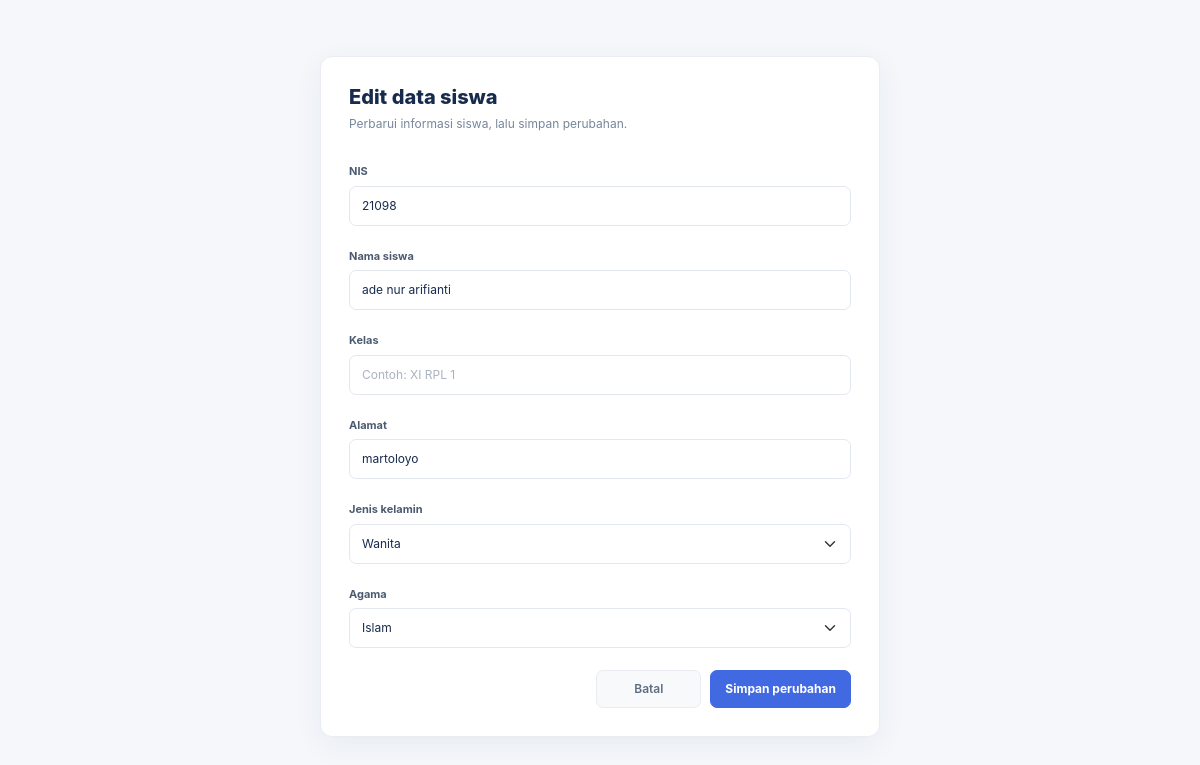
The app's page /form-edit.php?id=21098 with its own data.
### tables this page shows
CREATE TABLE `siswa` (
  `nis` int(11) NOT NULL,
  `nama` varchar(25) NOT NULL,
  `kelas` varchar(30) NOT NULL DEFAULT '',
  `alamat` varchar(25) NOT NULL,
  `jenis_kelamin` varchar(10) NOT NULL,
  `agama` varchar(25) NOT NULL
);

### form-edit.php (the view, shortened to what this page needs)
<?php
include "koneksi.php";
$nis = request_string($_GET, "id");
$statement = mysqli_prepare($koneksi, "SELECT nis, nama, kelas, alamat, jenis_kelamin, agama FROM siswa WHERE nis = ?");
mysqli_stmt_bind_param($statement, "s", $nis);
if (!mysqli_stmt_execute($statement)) {
    http_response_code(500);
    $errorTitle = "Data siswa gagal dimuat";
    $errorMessage = "Terjadi kesalahan saat membaca data siswa.";
    $errorDetail = mysqli_stmt_error($statement);
    $errorBackUrl = "index.php?page=data";
    include "page-error.php";
    exit;
}
$studentNis = $studentName = $studentClass = $studentAddress = $gender = $religion = null;
mysqli_stmt_bind_result($statement, $studentNis, $studentName, $studentClass, $studentAddress, $gender, $religion);
$data = array(
    "nis" => $studentNis,
    "nama" => $studentName,
    "kelas" => $studentClass,
    "alamat" => $studentAddress,
    "jenis_kelamin" => $gender,
    "agama" => $religion,
);
?>
<!DOCTYPE html>
<html lang="id">
<head>
    <link rel="stylesheet" href="assets/css/bootstrap.min.css">
    <link rel="stylesheet" href="style.css">
</head>
<body>
    <main class="edit-page">
        <section class="edit-card">
            <h1>Edit data siswa</h1>
            <p class="edit-subtitle">Perbarui informasi siswa, lalu simpan perubahan.</p>
            <form action="proses-edit.php" method="post">
                <div class="mb-3">
                    <label class="form-label" for="nis">NIS</label>
                    <input id="nis" type="text" class="form-control" name="nis" value="<?= htmlspecialchars($data['nis'], ENT_QUOTES, 'UTF-8') ?>" required>
                </div>
                <div class="mb-3">
                    <label class="form-label" for="nama">Nama siswa</label>
                    <input id="nama" type="text" class="form-control" name="nama" value="<?= htmlspecialchars($data['nama'], ENT_QUOTES, 'UTF-8') ?>" required>
                </div>
                <div class="mb-3">
                    <label class="form-label" for="kelas">Kelas</label>
                    <input id="kelas" type="text" class="form-control" name="kelas" maxlength="30" value="<?= htmlspecialchars($data['kelas'], ENT_QUOTES, 'UTF-8') ?>" placeholder="Contoh: XI RPL 1" required>
                </div>
                <div class="mb-3">
                    <label class="form-label" for="alamat">Alamat</label>
                    <input id="alamat" type="text" class="form-control" name="alamat" value="<?= htmlspecialchars($data['alamat'], ENT_QUOTES, 'UTF-8') ?>" required>
                </div>
                <div class="mb-3">
                    <label class="form-label" for="jenis_kelamin">Jenis kelamin</label>
                    <select id="jenis_kelamin" class="form-select" name="jenis_kelamin" required>
                        <option value="wanita" <?= $data['jenis_kelamin'] === 'wanita' ? 'selected' : '' ?>>Wanita</option>
                    </select>
                </div>
                <div class="mb-3">
                    <label class="form-label" for="agama">Agama</label>
                    <select id="agama" class="form-select" name="agama" required>
                        <option value="islam" <?= $data['agama'] === 'islam' ? 'selected' : '' ?>>Islam</option>
                    </select>
                </div>
                <div class="edit-actions">
                    <a href="index.php?page=data" class="btn btn-light">Batal</a>
                    <button type="submit" class="btn btn-primary" name="simpan" value="simpan">Simpan perubahan</button>
                </div>
            </form>
        </section>
    </main>
</body>
</html>

### style.css (style rules this page uses)
:root { --ink: #172b4d; --muted: #78869a; --line: #e9edf3; --canvas: #f5f7fb; --blue: #4169e1; --blue-dark: #3156c8; --sidebar: #172b4d; --font-sans: Inter, "Segoe UI Variable", "Segoe UI", Arial, sans-serif; }
* { box-sizing: border-box; }
body { margin: 0; background: var(--canvas); color: var(--ink); font-family: var(--font-sans); }
.form-panel .form-label, .edit-card .form-label { margin-bottom: 6px; color: #4b5a70; font-size: 11px; font-weight: 700; }
.form-control, .form-select { min-height: 40px; border-color: #e3e8f0; border-radius: 7px; color: var(--ink); font-size: 12px; }
.form-control::placeholder { color: #aab3c0; }
.btn-primary { border-color: var(--blue); border-radius: 7px; background: var(--blue); font-size: 12px; font-weight: 700; }
.edit-page { display: flex; min-height: 100vh; align-items: flex-start; justify-content: center; padding: 56px 20px; background: var(--canvas); }
.edit-card { width: min(100%, 560px); padding: 28px; border: 1px solid var(--line); border-radius: 12px; background: #fff; box-shadow: 0 8px 30px rgba(25, 45, 80, .06); }
.edit-card h1 { margin: 0; font-family: var(--font-sans); font-size: 20px; font-weight: 800; }
.edit-card .edit-subtitle { margin: 6px 0 24px; color: var(--muted); font-size: 12px; }
.edit-actions { display: flex; justify-content: flex-end; gap: 9px; margin-top: 22px; }
.edit-actions .btn { min-width: 105px; padding: 9px 14px; }
.btn-light { border: 1px solid var(--line); border-radius: 7px; color: #5e6d82; font-size: 12px; font-weight: 600; }

### records on screen
siswa: nis "21098", nama "ade nur arifianti", alamat "martoloyo", jenis_kelamin "Wanita", agama "Islam"
